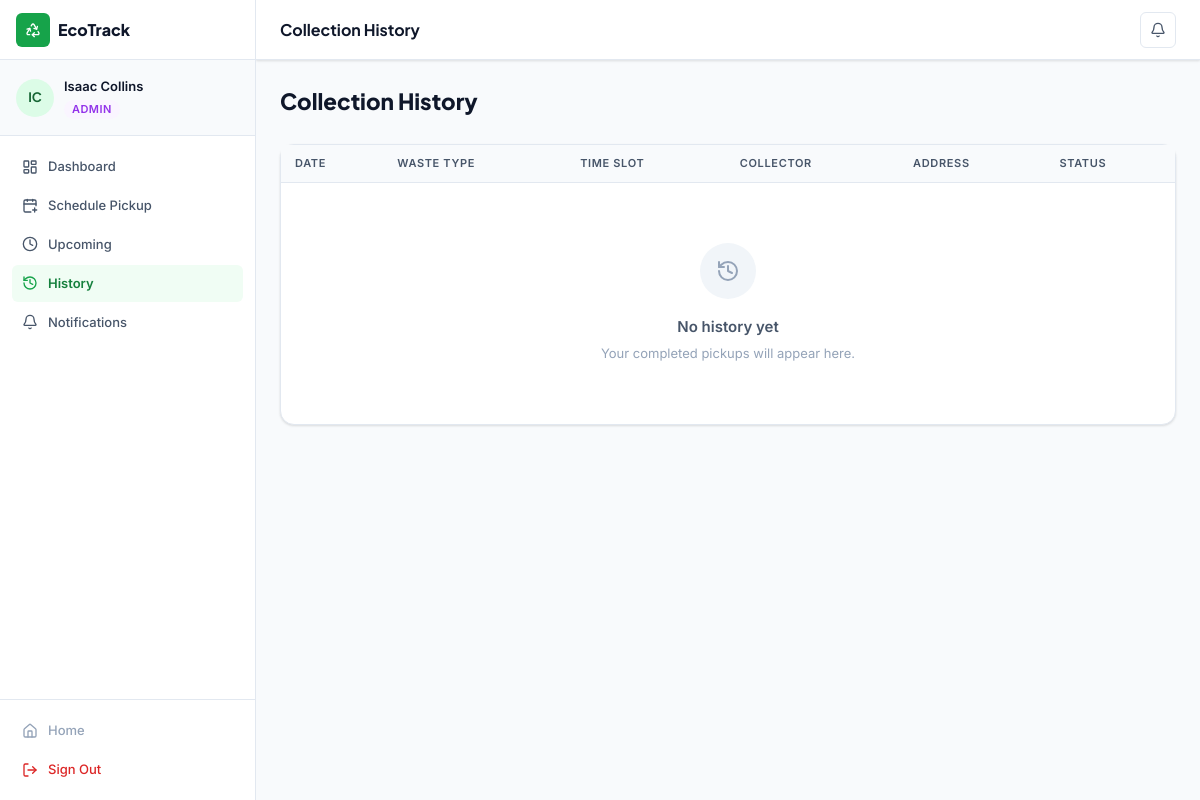
Page /resident/history (signed in) on the committed database.
### app/models/models.py (models this page shows, shortened)
class User(db.Model, UserMixin):
    __tablename__ = 'users'
    id = db.Column(db.Integer, primary_key=True)
    full_name = db.Column(db.String(120), nullable=False)
    email = db.Column(db.String(150), unique=True, nullable=False)
    phone = db.Column(db.String(30))
    password_hash = db.Column(db.String(256), nullable=False)
    role = db.Column(db.Enum('resident', 'collector', 'admin'), nullable=False, default='resident')
    is_active = db.Column(db.Boolean, default=True)
    email_verified = db.Column(db.Boolean, default=False)
    zone = db.Column(db.String(50))          # for collectors
    created_at = db.Column(db.DateTime, default=datetime.utcnow)
    updated_at = db.Column(db.DateTime, default=datetime.utcnow, onupdate=datetime.utcnow)
    pickups_as_resident = db.relationship('PickupRequest', foreign_keys='PickupRequest.resident_id',
                                          backref='resident', lazy='dynamic')
    pickups_as_collector = db.relationship('PickupRequest', foreign_keys='PickupRequest.collector_id',
                                           backref='collector', lazy='dynamic')
    notifications = db.relationship('Notification', backref='user', lazy='dynamic')
    activity_logs = db.relationship('ActivityLog', backref='user', lazy='dynamic')
    @property
    def initials(self):
        parts = self.full_name.split()
        return ''.join(p[0].upper() for p in parts[:2])

### app/controllers/resident_controller.py (the view)
@resident_bp.route('/history')
@login_required
@resident_required
def history():
    pickups = pickup_repo.get_by_resident(current_user.id)
    unread = notif_repo.get_unread_count(current_user.id)
    return render_template('resident/history.html', pickups=pickups, unread=unread)

### app/controllers/resident_controller.py (called while the page is built)
def resident_required(f):
    @wraps(f)
    def decorated(*args, **kwargs):
        if not current_user.is_authenticated or current_user.role not in ('resident', 'admin'):
            flash('Access denied.', 'danger')
            return redirect(url_for('auth.login'))
        return f(*args, **kwargs)
    return decorated

### app/models/models.py (called while the page is built)
@login_manager.user_loader
def load_user(user_id):
    return User.query.get(int(user_id))

### app/repositories/pickup_repository.py (called while the page is built)
    def get_by_resident(self, resident_id: int) -> list[PickupRequest]:
        return PickupRequest.query.filter_by(resident_id=resident_id).order_by(
            PickupRequest.pickup_date.desc()
        ).all()

### app/repositories/support_repositories.py (called while the page is built)
    def get_unread_count(self, user_id: int) -> int:
        return Notification.query.filter_by(user_id=user_id, is_read=False).count()

### app/templates/resident/history.html (shortened to what this page needs)
{% extends "dashboard_base.html" %}
{% block page_title %}Collection History{% endblock %}
{% block notif_url %}{{ url_for('resident.notifications') }}{% endblock %}
{% block sidebar_nav %}
<a href="{{ url_for('resident.dashboard') }}" class="sidebar-item"><i data-lucide="layout-dashboard" class="icon-sm"></i><span>Dashboard</span></a>
<a href="{{ url_for('resident.schedule') }}" class="sidebar-item"><i data-lucide="calendar-plus" class="icon-sm"></i><span>Schedule Pickup</span></a>
<a href="{{ url_for('resident.upcoming') }}" class="sidebar-item"><i data-lucide="clock" class="icon-sm"></i><span>Upcoming</span></a>
<a href="{{ url_for('resident.history') }}" class="sidebar-item active"><i data-lucide="history" class="icon-sm"></i><span>History</span></a>
<a href="{{ url_for('resident.notifications') }}" class="sidebar-item">
  <i data-lucide="bell" class="icon-sm"></i><span>Notifications</span>
</a>
{% endblock %}
{% block content %}
<div class="page-header">
  <div class="page-header-title">Collection History</div>
</div>
<div class="card">
  <div class="table-wrap">
    <table>
      <thead>
        <tr><th>Date</th><th>Waste Type</th><th>Time Slot</th><th>Collector</th><th>Address</th><th>Status</th></tr>
      </thead>
      <tbody>
        {% for p in pickups %}
        <tr>
          <td class="font-semibold">{{ p.pickup_date | datefmt }}</td>
          <td>
            <span class="badge
              {% if p.waste_type_obj.name == 'Household' %}badge-secondary
              {% elif p.waste_type_obj.name == 'Recyclable' %}badge-info
              {% elif p.waste_type_obj.name == 'Organic' %}badge-success
              {% else %}badge-danger{% endif %}">
              {{ p.waste_type_obj.name if p.waste_type_obj else '—' }}
            </span>
          </td>
          <td class="text-sm" style="color:var(--text-muted);">{{ p.time_slot | timefmt }}</td>
          <td class="text-sm">{{ p.collector.full_name if p.collector else '—' }}</td>
          <td class="text-sm" style="color:var(--text-secondary);max-width:200px;overflow:hidden;text-overflow:ellipsis;white-space:nowrap;">
            {{ p.address }}
          </td>
          <td><span class="badge {{ p.status_badge_class }}">{{ p.status | replace('_',' ') | title }}</span></td>
        </tr>
        {% else %}
        <tr><td colspan="6">
          <div class="empty-state">
            <div class="empty-icon"><i data-lucide="history" class="icon-lg"></i></div>
            <div class="empty-title">No history yet</div>
            <div class="empty-sub">Your completed pickups will appear here.</div>
          </div>
        </td></tr>
        {% endfor %}
      </tbody>
    </table>
  </div>
</div>
{% endblock %}

### app/templates/dashboard_base.html (shortened to what this page needs)
<!DOCTYPE html>
<html lang="en">
<head>
<link rel="stylesheet" href="{{ url_for('static', filename='css/main.css') }}">
</head>
<body class="dashboard-body">
<div class="app-shell">
  <aside class="sidebar" id="sidebar">
    <div class="sidebar-header">
      <a href="{{ url_for('main.home') }}" class="sidebar-brand">
        <div class="brand-icon"><i data-lucide="recycle" class="icon-sm"></i></div>
        <span>EcoTrack</span>
      </a>
    </div>
    <div class="sidebar-user">
      <div class="user-avatar">{{ current_user.initials }}</div>
      <div class="user-info">
        <div class="user-name">{{ current_user.full_name }}</div>
        <div class="user-role role-{{ current_user.role }}">{{ current_user.role | capitalize }}</div>
      </div>
    </div>
    <nav class="sidebar-nav">
      {% block sidebar_nav %}{% endblock %}
    </nav>
    <div class="sidebar-footer">
      <a href="{{ url_for('main.home') }}" class="sidebar-item text-muted">
        <i data-lucide="home" class="icon-sm"></i>
        <span>Home</span>
      </a>
      <a href="{{ url_for('auth.logout') }}" class="sidebar-item text-danger">
        <i data-lucide="log-out" class="icon-sm"></i>
        <span>Sign Out</span>
      </a>
    </div>
  </aside>
  <div class="main-wrapper">
    <header class="topbar">
      <div class="topbar-title">{% block page_title %}{% endblock %}</div>
      <div class="topbar-actions">
        <a href="{% block notif_url %}#{% endblock %}" class="topbar-icon-btn" title="Notifications">
          <i data-lucide="bell" class="icon-sm"></i>
        </a>
      </div>
    </header>
    <main class="page-content">
      {% block content %}{% endblock %}
    </main>
  </div>
</div>
</body>
</html>

### rows in the picture
User: initials "IC", full_name "Isaac Collins", role "ADMIN"
